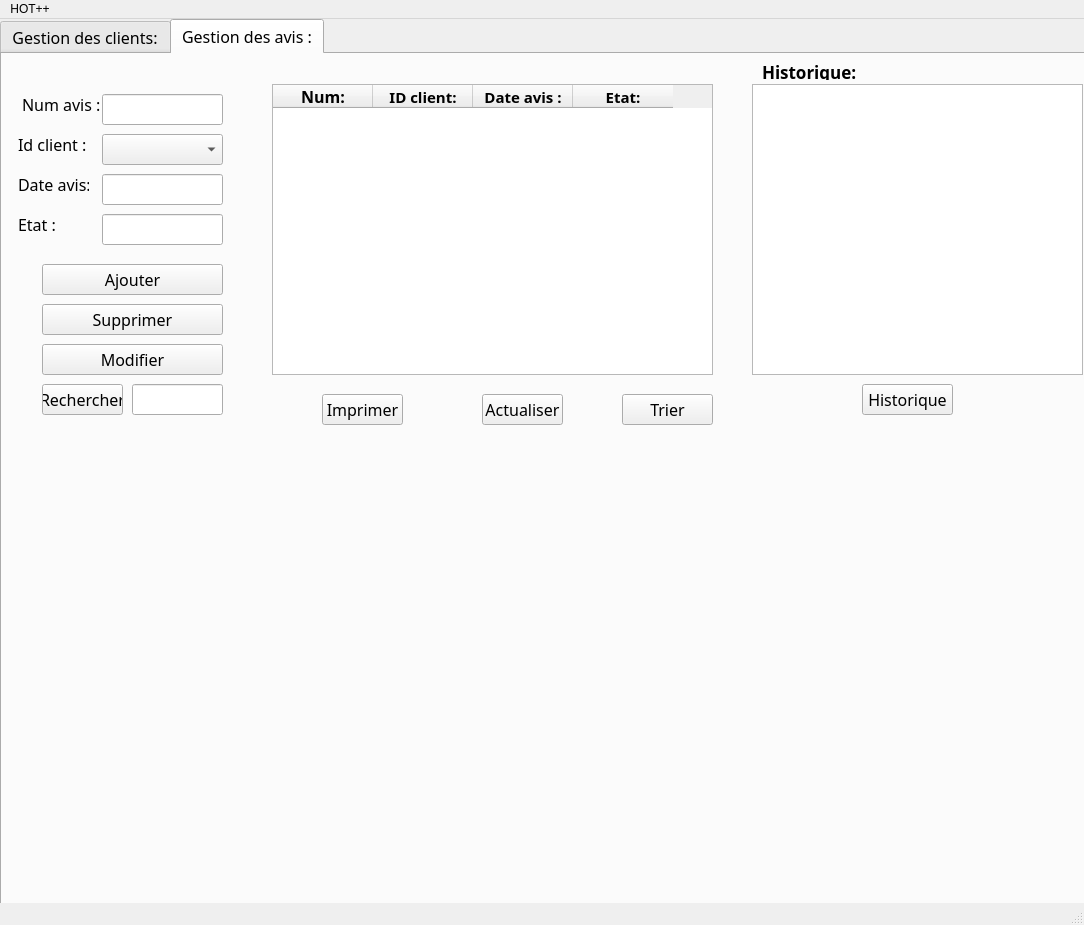
<?xml version="1.0" encoding="UTF-8"?>
<ui version="4.0">
 <class>Gestionclients</class>
 <widget class="QMainWindow" name="Gestionclients">
  <property name="geometry">
   <rect>
    <x>0</x>
    <y>0</y>
    <width>1084</width>
    <height>925</height>
   </rect>
  </property>
  <property name="windowTitle">
   <string>MainWindow</string>
  </property>
  <widget class="QWidget" name="centralwidget">
   <widget class="QTabWidget" name="tabWidget_2">
    <property name="geometry">
     <rect>
      <x>0</x>
      <y>0</y>
      <width>1191</width>
      <height>1561</height>
     </rect>
    </property>
    <property name="font">
     <font>
      <family>Perpetua</family>
      <pointsize>12</pointsize>
      <weight>50</weight>
      <bold>false</bold>
     </font>
    </property>
    <property name="cursor">
     <cursorShape>PointingHandCursor</cursorShape>
    </property>
    <property name="styleSheet">
     <string notr="true"/>
    </property>
    <property name="currentIndex">
     <number>1</number>
    </property>
    <widget class="QWidget" name="tab_4">
     <attribute name="title">
      <string>Gestion des clients:</string>
     </attribute>
     <widget class="QLabel" name="label">
      <property name="geometry">
       <rect>
        <x>10</x>
        <y>30</y>
        <width>111</width>
        <height>41</height>
       </rect>
      </property>
      <property name="text">
       <string>idClient:</string>
      </property>
     </widget>
     <widget class="QLabel" name="label_2">
      <property name="geometry">
       <rect>
        <x>10</x>
        <y>65</y>
        <width>101</width>
        <height>31</height>
       </rect>
      </property>
      <property name="text">
       <string>Nom client :</string>
      </property>
     </widget>
     <widget class="QLabel" name="label_3">
      <property name="geometry">
       <rect>
        <x>10</x>
        <y>100</y>
        <width>111</width>
        <height>41</height>
       </rect>
      </property>
      <property name="text">
       <string>Prenom client:</string>
      </property>
     </widget>
     <widget class="QLabel" name="label_4">
      <property name="geometry">
       <rect>
        <x>10</x>
        <y>150</y>
        <width>111</width>
        <height>31</height>
       </rect>
      </property>
      <property name="text">
       <string>Email :</string>
      </property>
     </widget>
     <widget class="QLabel" name="label_5">
      <property name="geometry">
       <rect>
        <x>10</x>
        <y>193</y>
        <width>111</width>
        <height>31</height>
       </rect>
      </property>
      <property name="text">
       <string>Numero:</string>
      </property>
     </widget>
     <widget class="QLineEdit" name="lineEdit_idClient">
      <property name="geometry">
       <rect>
        <x>110</x>
        <y>29</y>
        <width>121</width>
        <height>31</height>
       </rect>
      </property>
     </widget>
     <widget class="QLineEdit" name="lineEdit_nom">
      <property name="geometry">
       <rect>
        <x>110</x>
        <y>69</y>
        <width>121</width>
        <height>31</height>
       </rect>
      </property>
     </widget>
     <widget class="QLineEdit" name="lineEdit_prenom">
      <property name="geometry">
       <rect>
        <x>110</x>
        <y>110</y>
        <width>121</width>
        <height>31</height>
       </rect>
      </property>
     </widget>
     <widget class="QLineEdit" name="lineEdit_email">
      <property name="geometry">
       <rect>
        <x>110</x>
        <y>150</y>
        <width>121</width>
        <height>31</height>
       </rect>
      </property>
     </widget>
     <widget class="QLineEdit" name="lineEdit_num">
      <property name="geometry">
       <rect>
        <x>112</x>
        <y>200</y>
        <width>121</width>
        <height>31</height>
       </rect>
      </property>
     </widget>
     <widget class="QPushButton" name="pushButton_12">
      <property name="geometry">
       <rect>
        <x>20</x>
        <y>260</y>
        <width>201</width>
        <height>31</height>
       </rect>
      </property>
      <property name="text">
       <string>Ajouter</string>
      </property>
     </widget>
     <widget class="QPushButton" name="pushButton_5">
      <property name="geometry">
       <rect>
        <x>310</x>
        <y>380</y>
        <width>111</width>
        <height>31</height>
       </rect>
      </property>
      <property name="text">
       <string>Imprimer</string>
      </property>
     </widget>
     <widget class="QLineEdit" name="idClient2_2">
      <property name="geometry">
       <rect>
        <x>110</x>
        <y>340</y>
        <width>111</width>
        <height>31</height>
       </rect>
      </property>
     </widget>
     <widget class="QPushButton" name="pushButton_2">
      <property name="geometry">
       <rect>
        <x>20</x>
        <y>340</y>
        <width>81</width>
        <height>31</height>
       </rect>
      </property>
      <property name="text">
       <string>Recherche</string>
      </property>
     </widget>
     <widget class="QPushButton" name="pushButton_3">
      <property name="geometry">
       <rect>
        <x>620</x>
        <y>380</y>
        <width>141</width>
        <height>31</height>
       </rect>
      </property>
      <property name="text">
       <string>Trier</string>
      </property>
     </widget>
     <widget class="QPushButton" name="pushButton_13">
      <property name="geometry">
       <rect>
        <x>470</x>
        <y>380</y>
        <width>111</width>
        <height>31</height>
       </rect>
      </property>
      <property name="text">
       <string>Actualiser</string>
      </property>
     </widget>
     <widget class="QPushButton" name="pb_supprimer">
      <property name="geometry">
       <rect>
        <x>20</x>
        <y>300</y>
        <width>201</width>
        <height>31</height>
       </rect>
      </property>
      <property name="text">
       <string>Supprimer</string>
      </property>
     </widget>
     <widget class="QPushButton" name="pushButton_6">
      <property name="geometry">
       <rect>
        <x>20</x>
        <y>380</y>
        <width>201</width>
        <height>31</height>
       </rect>
      </property>
      <property name="text">
       <string>Modifier</string>
      </property>
     </widget>
     <widget class="QTableWidget" name="tabclient">
      <property name="geometry">
       <rect>
        <x>280</x>
        <y>30</y>
        <width>491</width>
        <height>311</height>
       </rect>
      </property>
      <property name="alternatingRowColors">
       <bool>true</bool>
      </property>
      <property name="selectionBehavior">
       <enum>QAbstractItemView::SelectRows</enum>
      </property>
      <property name="columnCount">
       <number>5</number>
      </property>
      <column>
       <property name="text">
        <string>IdClient :</string>
       </property>
       <property name="font">
        <font>
         <weight>75</weight>
         <italic>true</italic>
         <bold>true</bold>
        </font>
       </property>
      </column>
      <column>
       <property name="text">
        <string>Nom:</string>
       </property>
       <property name="font">
        <font>
         <weight>75</weight>
         <italic>true</italic>
         <bold>true</bold>
        </font>
       </property>
      </column>
      <column>
       <property name="text">
        <string>Prenom:</string>
       </property>
       <property name="font">
        <font>
         <weight>75</weight>
         <italic>true</italic>
         <bold>true</bold>
        </font>
       </property>
      </column>
      <column>
       <property name="text">
        <string>Email :</string>
       </property>
       <property name="font">
        <font>
         <weight>75</weight>
         <italic>true</italic>
         <bold>true</bold>
        </font>
       </property>
      </column>
      <column>
       <property name="text">
        <string>Num:</string>
       </property>
       <property name="font">
        <font>
         <weight>75</weight>
         <italic>true</italic>
         <bold>true</bold>
        </font>
       </property>
      </column>
     </widget>
     <widget class="QLabel" name="label_12">
      <property name="geometry">
       <rect>
        <x>870</x>
        <y>-10</y>
        <width>141</width>
        <height>51</height>
       </rect>
      </property>
      <property name="font">
       <font>
        <family>Perpetua</family>
        <pointsize>12</pointsize>
        <weight>75</weight>
        <bold>true</bold>
       </font>
      </property>
      <property name="text">
       <string>Historique:</string>
      </property>
     </widget>
     <widget class="QTextBrowser" name="textBrowser">
      <property name="geometry">
       <rect>
        <x>840</x>
        <y>30</y>
        <width>301</width>
        <height>311</height>
       </rect>
      </property>
     </widget>
     <widget class="QPushButton" name="pushButton">
      <property name="geometry">
       <rect>
        <x>994</x>
        <y>360</y>
        <width>91</width>
        <height>31</height>
       </rect>
      </property>
      <property name="text">
       <string>Historique</string>
      </property>
     </widget>
     <widget class="QLabel" name="label_9">
      <property name="geometry">
       <rect>
        <x>70</x>
        <y>430</y>
        <width>121</width>
        <height>16</height>
       </rect>
      </property>
      <property name="font">
       <font>
        <weight>75</weight>
        <italic>false</italic>
        <bold>true</bold>
       </font>
      </property>
      <property name="text">
       <string>Contacter client :</string>
      </property>
     </widget>
     <widget class="QLabel" name="label_15">
      <property name="geometry">
       <rect>
        <x>130</x>
        <y>480</y>
        <width>71</width>
        <height>16</height>
       </rect>
      </property>
      <property name="text">
       <string>texte:</string>
      </property>
     </widget>
     <widget class="QLineEdit" name="lineEdit_3">
      <property name="geometry">
       <rect>
        <x>230</x>
        <y>450</y>
        <width>281</width>
        <height>91</height>
       </rect>
      </property>
     </widget>
     <widget class="QPushButton" name="pushButton_14">
      <property name="geometry">
       <rect>
        <x>480</x>
        <y>560</y>
        <width>91</width>
        <height>31</height>
       </rect>
      </property>
      <property name="text">
       <string>Envoyer</string>
      </property>
     </widget>
     <widget class="QLabel" name="label_13">
      <property name="geometry">
       <rect>
        <x>-30</x>
        <y>-20</y>
        <width>1821</width>
        <height>731</height>
       </rect>
      </property>
      <property name="text">
       <string/>
      </property>
     </widget>
     <zorder>label_13</zorder>
     <zorder>label</zorder>
     <zorder>label_2</zorder>
     <zorder>label_3</zorder>
     <zorder>label_4</zorder>
     <zorder>label_5</zorder>
     <zorder>lineEdit_idClient</zorder>
     <zorder>lineEdit_nom</zorder>
     <zorder>lineEdit_prenom</zorder>
     <zorder>lineEdit_email</zorder>
     <zorder>lineEdit_num</zorder>
     <zorder>pushButton_12</zorder>
     <zorder>pushButton_5</zorder>
     <zorder>idClient2_2</zorder>
     <zorder>pushButton_2</zorder>
     <zorder>pushButton_3</zorder>
     <zorder>pushButton_13</zorder>
     <zorder>pb_supprimer</zorder>
     <zorder>pushButton_6</zorder>
     <zorder>tabclient</zorder>
     <zorder>label_12</zorder>
     <zorder>textBrowser</zorder>
     <zorder>pushButton</zorder>
     <zorder>label_9</zorder>
     <zorder>label_15</zorder>
     <zorder>lineEdit_3</zorder>
     <zorder>pushButton_14</zorder>
    </widget>
    <widget class="QWidget" name="tab_6">
     <attribute name="title">
      <string>Gestion des avis :</string>
     </attribute>
     <widget class="QLineEdit" name="num">
      <property name="geometry">
       <rect>
        <x>100</x>
        <y>40</y>
        <width>121</width>
        <height>31</height>
       </rect>
      </property>
     </widget>
     <widget class="QLineEdit" name="dateavis">
      <property name="geometry">
       <rect>
        <x>100</x>
        <y>120</y>
        <width>121</width>
        <height>31</height>
       </rect>
      </property>
     </widget>
     <widget class="QLineEdit" name="etat_2">
      <property name="geometry">
       <rect>
        <x>100</x>
        <y>160</y>
        <width>121</width>
        <height>31</height>
       </rect>
      </property>
     </widget>
     <widget class="QLabel" name="label_6">
      <property name="geometry">
       <rect>
        <x>20</x>
        <y>40</y>
        <width>101</width>
        <height>21</height>
       </rect>
      </property>
      <property name="text">
       <string>Num avis :</string>
      </property>
     </widget>
     <widget class="QLabel" name="label_7">
      <property name="geometry">
       <rect>
        <x>16</x>
        <y>80</y>
        <width>71</width>
        <height>21</height>
       </rect>
      </property>
      <property name="text">
       <string>Id client :</string>
      </property>
     </widget>
     <widget class="QLabel" name="label_8">
      <property name="geometry">
       <rect>
        <x>16</x>
        <y>120</y>
        <width>71</width>
        <height>21</height>
       </rect>
      </property>
      <property name="text">
       <string>Date avis: </string>
      </property>
     </widget>
     <widget class="QLabel" name="label_10">
      <property name="geometry">
       <rect>
        <x>16</x>
        <y>160</y>
        <width>81</width>
        <height>21</height>
       </rect>
      </property>
      <property name="text">
       <string>Etat :</string>
      </property>
     </widget>
     <widget class="QPushButton" name="pushButton_4">
      <property name="geometry">
       <rect>
        <x>40</x>
        <y>210</y>
        <width>181</width>
        <height>31</height>
       </rect>
      </property>
      <property name="text">
       <string>Ajouter</string>
      </property>
     </widget>
     <widget class="QPushButton" name="pushButton_8">
      <property name="geometry">
       <rect>
        <x>40</x>
        <y>290</y>
        <width>181</width>
        <height>31</height>
       </rect>
      </property>
      <property name="text">
       <string>Modifier</string>
      </property>
     </widget>
     <widget class="QPushButton" name="pushButton_10">
      <property name="geometry">
       <rect>
        <x>40</x>
        <y>250</y>
        <width>181</width>
        <height>31</height>
       </rect>
      </property>
      <property name="text">
       <string>Supprimer</string>
      </property>
     </widget>
     <widget class="QPushButton" name="pushButton_11">
      <property name="geometry">
       <rect>
        <x>40</x>
        <y>330</y>
        <width>81</width>
        <height>31</height>
       </rect>
      </property>
      <property name="text">
       <string>Rechercher</string>
      </property>
     </widget>
     <widget class="QLineEdit" name="lineEdit_4">
      <property name="geometry">
       <rect>
        <x>130</x>
        <y>330</y>
        <width>91</width>
        <height>31</height>
       </rect>
      </property>
     </widget>
     <widget class="QPushButton" name="pushButton_7">
      <property name="geometry">
       <rect>
        <x>320</x>
        <y>340</y>
        <width>81</width>
        <height>31</height>
       </rect>
      </property>
      <property name="text">
       <string>Imprimer</string>
      </property>
     </widget>
     <widget class="QPushButton" name="pushButton_15">
      <property name="geometry">
       <rect>
        <x>480</x>
        <y>340</y>
        <width>81</width>
        <height>31</height>
       </rect>
      </property>
      <property name="text">
       <string>Actualiser</string>
      </property>
     </widget>
     <widget class="QPushButton" name="pushButton_16">
      <property name="geometry">
       <rect>
        <x>620</x>
        <y>340</y>
        <width>91</width>
        <height>31</height>
       </rect>
      </property>
      <property name="text">
       <string>Trier</string>
      </property>
     </widget>
     <widget class="QTableWidget" name="tableavis">
      <property name="geometry">
       <rect>
        <x>270</x>
        <y>30</y>
        <width>441</width>
        <height>291</height>
       </rect>
      </property>
      <property name="selectionMode">
       <enum>QAbstractItemView::SingleSelection</enum>
      </property>
      <property name="selectionBehavior">
       <enum>QAbstractItemView::SelectRows</enum>
      </property>
      <column>
       <property name="text">
        <string>Num:</string>
       </property>
       <property name="font">
        <font>
         <pointsize>12</pointsize>
         <weight>75</weight>
         <bold>true</bold>
        </font>
       </property>
      </column>
      <column>
       <property name="text">
        <string>ID client:</string>
       </property>
       <property name="font">
        <font>
         <pointsize>11</pointsize>
         <weight>75</weight>
         <bold>true</bold>
        </font>
       </property>
      </column>
      <column>
       <property name="text">
        <string>Date avis :</string>
       </property>
       <property name="font">
        <font>
         <pointsize>11</pointsize>
         <weight>75</weight>
         <bold>true</bold>
        </font>
       </property>
      </column>
      <column>
       <property name="text">
        <string>Etat:</string>
       </property>
       <property name="font">
        <font>
         <pointsize>11</pointsize>
         <weight>75</weight>
         <bold>true</bold>
        </font>
       </property>
      </column>
     </widget>
     <widget class="QTextBrowser" name="textBrowser_2">
      <property name="geometry">
       <rect>
        <x>750</x>
        <y>30</y>
        <width>331</width>
        <height>291</height>
       </rect>
      </property>
     </widget>
     <widget class="QLabel" name="label_11">
      <property name="geometry">
       <rect>
        <x>760</x>
        <y>10</y>
        <width>101</width>
        <height>16</height>
       </rect>
      </property>
      <property name="font">
       <font>
        <pointsize>13</pointsize>
        <weight>75</weight>
        <bold>true</bold>
       </font>
      </property>
      <property name="text">
       <string>Historique:</string>
      </property>
     </widget>
     <widget class="QPushButton" name="pushButton_9">
      <property name="geometry">
       <rect>
        <x>860</x>
        <y>330</y>
        <width>91</width>
        <height>31</height>
       </rect>
      </property>
      <property name="text">
       <string>Historique</string>
      </property>
     </widget>
     <widget class="QLabel" name="label_14">
      <property name="geometry">
       <rect>
        <x>-4</x>
        <y>3</y>
        <width>1091</width>
        <height>661</height>
       </rect>
      </property>
      <property name="text">
       <string/>
      </property>
     </widget>
     <widget class="QComboBox" name="idclient">
      <property name="geometry">
       <rect>
        <x>100</x>
        <y>80</y>
        <width>121</width>
        <height>31</height>
       </rect>
      </property>
     </widget>
     <zorder>label_14</zorder>
     <zorder>num</zorder>
     <zorder>dateavis</zorder>
     <zorder>etat_2</zorder>
     <zorder>label_6</zorder>
     <zorder>label_7</zorder>
     <zorder>label_8</zorder>
     <zorder>label_10</zorder>
     <zorder>pushButton_4</zorder>
     <zorder>pushButton_8</zorder>
     <zorder>pushButton_10</zorder>
     <zorder>pushButton_11</zorder>
     <zorder>lineEdit_4</zorder>
     <zorder>pushButton_7</zorder>
     <zorder>pushButton_15</zorder>
     <zorder>pushButton_16</zorder>
     <zorder>tableavis</zorder>
     <zorder>textBrowser_2</zorder>
     <zorder>label_11</zorder>
     <zorder>pushButton_9</zorder>
     <zorder>idclient</zorder>
    </widget>
   </widget>
  </widget>
  <widget class="QMenuBar" name="menubar">
   <property name="geometry">
    <rect>
     <x>0</x>
     <y>0</y>
     <width>1084</width>
     <height>22</height>
    </rect>
   </property>
   <widget class="QMenu" name="menuHOT">
    <property name="title">
     <string>HOT++</string>
    </property>
   </widget>
   <addaction name="menuHOT"/>
  </widget>
  <widget class="QStatusBar" name="statusbar"/>
 </widget>
 <resources/>
 <connections/>
</ui>
